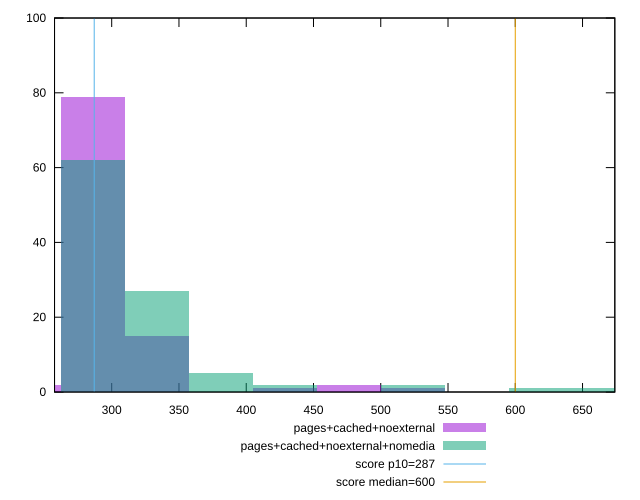

Write gnuplot code to recreate this figure.
reset

$pagesCachedNoexternal <<EOF
285.91620544543287 79
238.26350453786074 2
333.56890635300505 15
476.5270090757215 2
428.8743081681493 1
524.1797099832936 1
EOF

$pagesCachedNoexternalNomedia <<EOF
285.91620544543287 62
333.56890635300505 27
428.8743081681493 2
381.2216072605772 5
524.1797099832936 2
619.4851117984379 1
667.1378127060101 1
EOF

set key outside below
set boxwidth 47.65270090757215
set xrange [257.5:673.9999999999991]
set yrange [0:100]
set trange [0:100]
set style fill transparent solid 0.5 noborder

set parametric
set terminal svg size 640, 500 enhanced background rgb 'white'
set output "reprap/total-blocking-time/comparison/histogram/2_vs_3.svg"

plot $pagesCachedNoexternal title "pages+cached+noexternal" with boxes, \
     $pagesCachedNoexternalNomedia title "pages+cached+noexternal+nomedia" with boxes, \
     287,t title "score p10=287", \
     600,t title "score median=600"

reset
